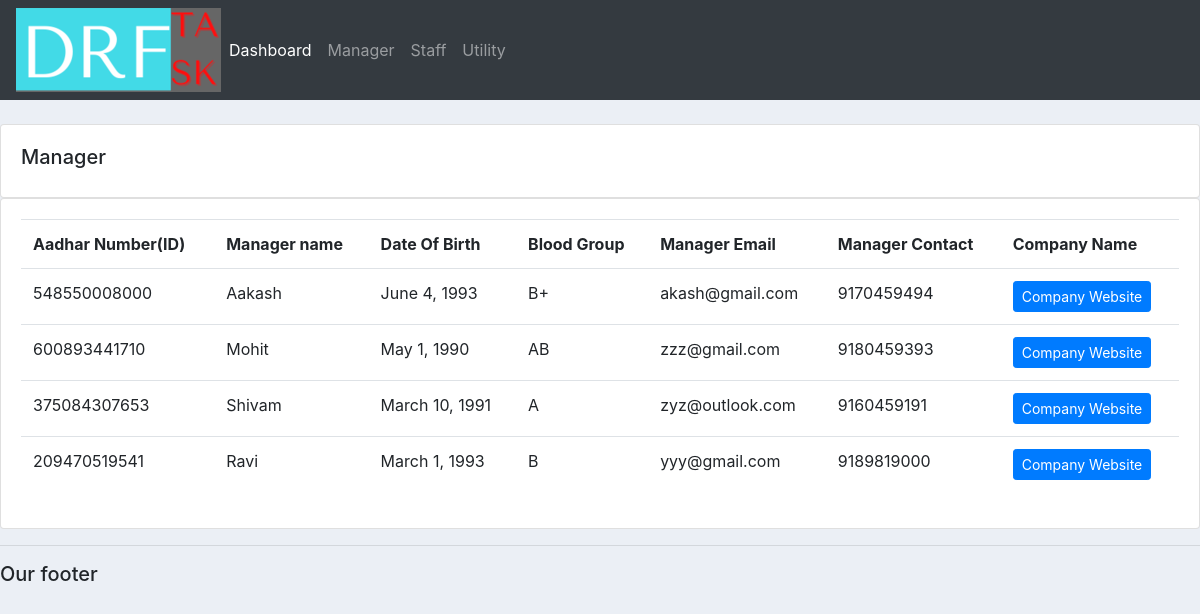
/manager/, run on the app's committed database.
### accounts/models.py (models this page shows, shortened)
class Manager(models.Model):
    full_name = models.CharField(max_length=200, null=False )
    date_of_birth = models.DateField(max_length=100, null=False )
    blood_group = models.CharField(max_length=200, null=True )
    contact = models.CharField(max_length=200, null=True )
    email = models.CharField(max_length=200, null=True )
    aadhar_number = models.IntegerField( null=False )

### accounts/views.py (the view)
# urls.py: path('manager/', views.manager, name="manager"),
def manager(request):
    managers = Manager.objects.all()
    return render(request, 'accounts/manager.html', {'managers': managers})

### accounts/templates/accounts/manager.html
{%  extends 'accounts/main.html' %}
{% block content %}
		<br>
		<div class="row">
			<div class="col-md">
				<div class="card card-body">
					<h5>Manager</h5>
				</div>
				<div class="card card-body">
					<table class="table">
						<tr>
							<th>Aadhar Number(ID)</th>
							<th>Manager name </th>
							<th>Date Of Birth </th>
							<th>Blood Group</th>
							<th>Manager Email </th>
							<th>Manager Contact </th>
							<th>Company Name </th>
						</tr>
						{% for m in managers %}
						    <tr>
								<td>{{m.aadhar_number}}</td>
								<td>{{m.full_name}}</td>
								<td>{{m.date_of_birth}}</td>
								<td>{{m.blood_group}}</td>
								<td>{{m.email}}</td>
								<td>{{m.contact}}</td>
								<td><a class="btn btn-sm btn-primary" href="">Company Website</a></td>
							</tr>
						{% endfor %}
					</table>
				</div>
			</div>
		</div>
{% endblock content %}

### static/css/main.css (style rules this page uses)
body { background-color: #ebeff5; }

### data on the page
Manager: aadhar_number "548550008000", full_name "Aakash", date_of_birth "June 4, 1993", blood_group "B+", email "akash@gmail.com", contact "9170459494"
Manager: aadhar_number "600893441710", full_name "Mohit", date_of_birth "May 1, 1990", blood_group "AB", email "zzz@gmail.com", contact "9180459393"
Manager: aadhar_number "375084307653", full_name "Shivam", date_of_birth "March 10, 1991", blood_group "A", email "zyz@outlook.com", contact "9160459191"
Manager: aadhar_number "209470519541", full_name "Ravi", date_of_birth "March 1, 1993", blood_group "B", email "yyy@gmail.com", contact "9189819000"
